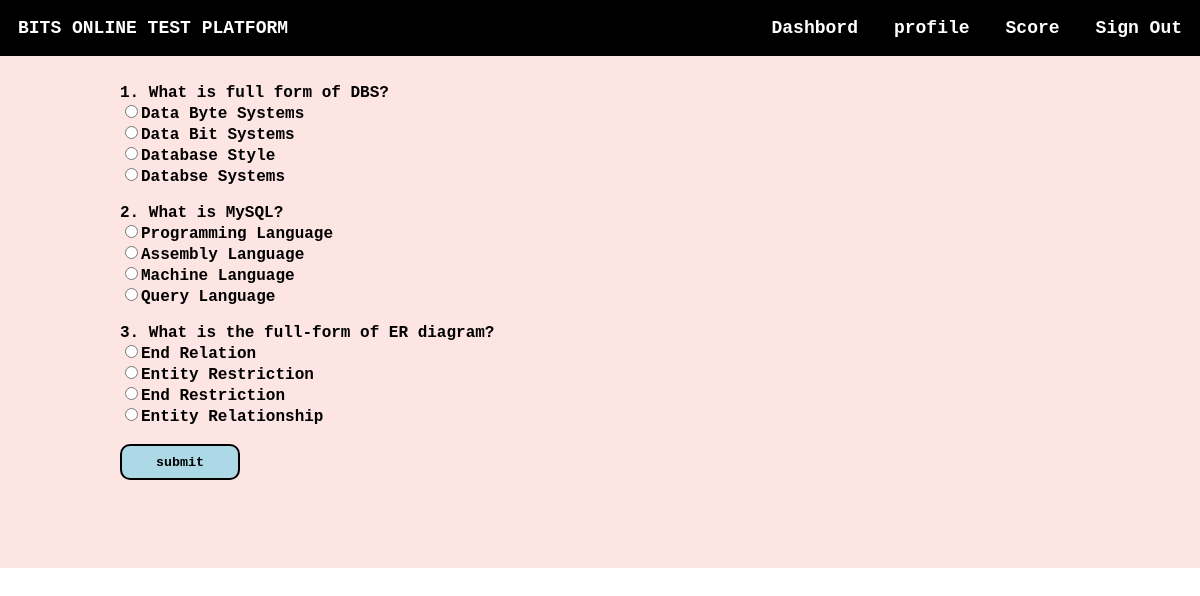
/DBS_PR_13_Code_2019B3A70470P/takeq.php?qid=10 (signed in), run on the app's committed database.
### tables this page shows
CREATE TABLE IF NOT EXISTS `questions` (
  `qs` varchar(200) NOT NULL,
  `op1` varchar(30) NOT NULL,
  `op2` varchar(30) NOT NULL,
  `op3` varchar(30) NOT NULL,
  `answer` varchar(30) NOT NULL,
  `quizid` int(11) NOT NULL,
  UNIQUE KEY `qs` (`qs`),
  KEY `quizid` (`quizid`),
  KEY `quizid_2` (`quizid`),
  KEY `quizid_3` (`quizid`)
);

### DBS_PR_13_Code_2019B3A70470P/takeq.php (the view, shortened to what this page needs)
<html>
<head>
</head>
<?php
$conn = mysqli_connect('localhost', 'root', '', 'DBS_PR_13_2019B3A70470P');
?>
<body style="margin: 0 !important;font-weight: bolder !important;font-family: 'Courier New', Courier, monospace;color: #fff">
    <div style="background-color: #fce5e3;">
        <div class="navbar" style="display: inline-flex;width: 100%;color:#fff;position:fixed;">
            <section style="margin: 1.5vw;">BITS ONLINE TEST PLATFORM</section>
            <ul style="display: inline-flex;padding: 0 !important;margin: 0;float: right;right: 0;position: fixed;width: 50vw;">
                <li onclick="dash()">Dashbord</li>
                <li onclick="prof()">profile</li>
                <li onclick="score()">Score</li>
                <li onclick="lo()">Sign Out</li>
            </ul>
        </div><br><br>
        <section style="margin-top: 4vw;width:80vw;margin-left:10vw;margin-right:10vw; color:#000">
        <?php
        if(isset($_GET["qid"])){
        $qid=$_GET["qid"];
            $sql ="select * from questions where quizid='{$qid}'";
            $res=mysqli_query($conn,$sql);
            if($res)
            {
                if(mysqli_num_rows($res)==0)
                {
                    echo "No questions found under this quiz please come later";
                }else{
                $i=1;
                $j=0;
                echo "<form method=\"POST\">";
                while ($row = mysqli_fetch_assoc($res)) {
                    echo $i.". ".$row["qs"]."<br>";
                    echo "<input type=\"radio\" value=\"".$j."\" name=\"ans".$i.$j."\">".$row["op1"]."<br>";
                    echo "<input type=\"radio\" value=\"".($j+1)."\" name=\"ans".$i.$j."\">".$row["op2"]."<br>";
                    echo "<input type=\"radio\" value=\"".($j+2)."\"name=\"ans".$i.$j."\">".$row["op3"]."<br>";
                    echo "<input type=\"radio\"value=\"".($j+3)."\" name=\"ans".$i.$j."\">".$row["answer"]."<br><br>";
                    $i++;
                }
                echo "<input id=\"btn\" type=\"submit\" name=\"submit\" value=\"submit\"><br><br><br>";
                echo "</form><br><br>";
            }
            }
            else
            {
                echo "error".mysqli_error($conn).".";
            }
     } ?>
        </section>
    </div>
</body>
</html>

### DBS_PR_13_Code_2019B3A70470P/takeq.php (style rules this page uses)
li { margin: 1.5vw; }
ul { list-style: none; width: auto !important; }
.navbar { background-color:#000 !important; font-size: 1.5vw; }
#btn { height: 3vw;width: 10vw;font-family: 'Courier New', Courier, monospace;font-weight: bolder;border-radius: 10px;border: 2px solid black;background-color: lightblue; }

### data on the page
questions: qs "What is full form of DBS?", op1 "Data Byte Systems", op2 "Data Bit Systems", op3 "Database Style", answer "Databse Systems"
questions: qs "What is MySQL?", op1 "Programming Language", op2 "Assembly Language", op3 "Machine Language", answer "Query Language"
questions: qs "What is the full-form of ER diagram?", op1 "End Relation", op2 "Entity Restriction", op3 "End Restriction", answer "Entity Relationship"
